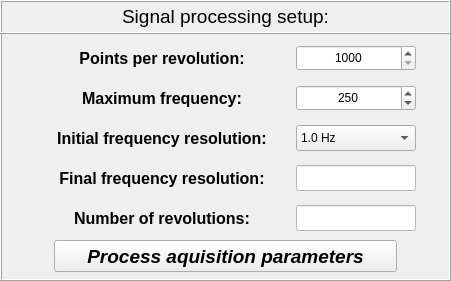
     <widget class="QFrame" name="frame_4">
      <property name="geometry">
       <rect>
        <x>20</x>
        <y>10</y>
        <width>451</width>
        <height>281</height>
       </rect>
      </property>
      <property name="frameShape">
       <enum>QFrame::Box</enum>
      </property>
      <property name="frameShadow">
       <enum>QFrame::Raised</enum>
      </property>
      <widget class="QLabel" name="label_4">
       <property name="geometry">
        <rect>
         <x>0</x>
         <y>0</y>
         <width>451</width>
         <height>34</height>
        </rect>
       </property>
       <property name="font">
        <font>
         <italic>false</italic>
        </font>
       </property>
       <property name="frameShape">
        <enum>QFrame::Box</enum>
       </property>
       <property name="frameShadow">
        <enum>QFrame::Raised</enum>
       </property>
       <property name="text">
        <string>&lt;html&gt;&lt;head/&gt;&lt;body&gt;&lt;p align=&quot;center&quot;&gt;&lt;span style=&quot; font-size:14pt;&quot;&gt;Signal processing setup:&lt;/span&gt;&lt;/p&gt;&lt;/body&gt;&lt;/html&gt;</string>
       </property>
       <property name="alignment">
        <set>Qt::AlignCenter</set>
       </property>
      </widget>
      <widget class="QWidget" name="gridLayoutWidget">
       <property name="geometry">
        <rect>
         <x>34</x>
         <y>40</y>
         <width>387</width>
         <height>199</height>
        </rect>
       </property>
       <layout class="QGridLayout" name="gridLayout">
        <item row="4" column="1">
         <widget class="QLineEdit" name="lineEdit_number_of_revolutions">
          <property name="enabled">
           <bool>false</bool>
          </property>
          <property name="minimumSize">
           <size>
            <width>120</width>
            <height>26</height>
           </size>
          </property>
          <property name="maximumSize">
           <size>
            <width>120</width>
            <height>26</height>
           </size>
          </property>
          <property name="font">
           <font>
            <family>Arial</family>
            <pointsize>12</pointsize>
            <weight>75</weight>
            <italic>true</italic>
            <bold>true</bold>
           </font>
          </property>
          <property name="styleSheet">
           <string notr="true">background-color: rgb(255, 255, 255);
color: rgb(0, 0, 0);</string>
          </property>
          <property name="alignment">
           <set>Qt::AlignCenter</set>
          </property>
         </widget>
        </item>
        <item row="0" column="0">
         <widget class="QLabel" name="label_37">
          <property name="minimumSize">
           <size>
            <width>200</width>
            <height>32</height>
           </size>
          </property>
          <property name="maximumSize">
           <size>
            <width>250</width>
            <height>32</height>
           </size>
          </property>
          <property name="font">
           <font>
            <family>Arial</family>
            <pointsize>12</pointsize>
            <weight>75</weight>
            <italic>false</italic>
            <bold>true</bold>
           </font>
          </property>
          <property name="text">
           <string>Points per revolution:</string>
          </property>
          <property name="alignment">
           <set>Qt::AlignCenter</set>
          </property>
         </widget>
        </item>
        <item row="4" column="0">
         <widget class="QLabel" name="label_40">
          <property name="minimumSize">
           <size>
            <width>200</width>
            <height>32</height>
           </size>
          </property>
          <property name="maximumSize">
           <size>
            <width>250</width>
            <height>32</height>
           </size>
          </property>
          <property name="font">
           <font>
            <family>Arial</family>
            <pointsize>12</pointsize>
            <weight>75</weight>
            <italic>false</italic>
            <bold>true</bold>
           </font>
          </property>
          <property name="text">
           <string>Number of revolutions:</string>
          </property>
          <property name="alignment">
           <set>Qt::AlignCenter</set>
          </property>
         </widget>
        </item>
        <item row="3" column="1">
         <widget class="QLineEdit" name="lineEdit_frequency_resolution">
          <property name="enabled">
           <bool>false</bool>
          </property>
          <property name="minimumSize">
           <size>
            <width>120</width>
            <height>26</height>
           </size>
          </property>
          <property name="maximumSize">
           <size>
            <width>120</width>
            <height>26</height>
           </size>
          </property>
          <property name="font">
           <font>
            <family>Arial</family>
            <pointsize>12</pointsize>
            <weight>75</weight>
            <italic>true</italic>
            <bold>true</bold>
           </font>
          </property>
          <property name="styleSheet">
           <string notr="true">background-color: rgb(255, 255, 255);
color: rgb(0, 0, 0);</string>
          </property>
          <property name="alignment">
           <set>Qt::AlignCenter</set>
          </property>
         </widget>
        </item>
        <item row="3" column="0">
         <widget class="QLabel" name="label_39">
          <property name="minimumSize">
           <size>
            <width>200</width>
            <height>32</height>
           </size>
          </property>
          <property name="maximumSize">
           <size>
            <width>250</width>
            <height>32</height>
           </size>
          </property>
          <property name="font">
           <font>
            <family>Arial</family>
            <pointsize>12</pointsize>
            <weight>75</weight>
            <italic>false</italic>
            <bold>true</bold>
           </font>
          </property>
          <property name="text">
           <string>Final frequency resolution:</string>
          </property>
          <property name="alignment">
           <set>Qt::AlignCenter</set>
          </property>
         </widget>
        </item>
        <item row="2" column="1">
         <widget class="QComboBox" name="comboBox_frequency_resolution">
          <property name="minimumSize">
           <size>
            <width>120</width>
            <height>26</height>
           </size>
          </property>
          <property name="maximumSize">
           <size>
            <width>120</width>
            <height>26</height>
           </size>
          </property>
          <property name="currentIndex">
           <number>3</number>
          </property>
          <item>
           <property name="text">
            <string>0.1 Hz</string>
           </property>
          </item>
          <item>
           <property name="text">
            <string>0.2 Hz</string>
           </property>
          </item>
          <item>
           <property name="text">
            <string>0.5Hz</string>
           </property>
          </item>
          <item>
           <property name="text">
            <string>1.0 Hz</string>
           </property>
          </item>
          <item>
           <property name="text">
            <string>2.0 Hz</string>
           </property>
          </item>
         </widget>
        </item>
        <item row="0" column="1">
         <widget class="QSpinBox" name="spinBox_number_of_points">
          <property name="minimumSize">
           <size>
            <width>120</width>
            <height>26</height>
           </size>
          </property>
          <property name="maximumSize">
           <size>
            <width>120</width>
            <height>26</height>
           </size>
          </property>
          <property name="alignment">
           <set>Qt::AlignCenter</set>
          </property>
          <property name="minimum">
           <number>1000</number>
          </property>
          <property name="maximum">
           <number>10000</number>
          </property>
          <property name="singleStep">
           <number>1000</number>
          </property>
         </widget>
        </item>
        <item row="2" column="0">
         <widget class="QLabel" name="label_38">
          <property name="minimumSize">
           <size>
            <width>200</width>
            <height>32</height>
           </size>
          </property>
          <property name="maximumSize">
           <size>
            <width>250</width>
            <height>32</height>
           </size>
          </property>
          <property name="font">
           <font>
            <family>Arial</family>
            <pointsize>12</pointsize>
            <weight>75</weight>
            <italic>false</italic>
            <bold>true</bold>
           </font>
          </property>
          <property name="text">
           <string>Initial frequency resolution:</string>
          </property>
          <property name="alignment">
           <set>Qt::AlignCenter</set>
          </property>
         </widget>
        </item>
        <item row="1" column="0">
         <widget class="QLabel" name="label_41">
          <property name="minimumSize">
           <size>
            <width>200</width>
            <height>32</height>
           </size>
          </property>
          <property name="maximumSize">
           <size>
            <width>250</width>
            <height>32</height>
           </size>
          </property>
          <property name="font">
           <font>
            <family>Arial</family>
            <pointsize>12</pointsize>
            <weight>75</weight>
            <italic>false</italic>
            <bold>true</bold>
           </font>
          </property>
          <property name="text">
           <string>Maximum frequency:</string>
          </property>
          <property name="alignment">
           <set>Qt::AlignCenter</set>
          </property>
         </widget>
        </item>
        <item row="1" column="1">
         <widget class="QSpinBox" name="spinBox_max_frequency">
          <property name="minimumSize">
           <size>
            <width>120</width>
            <height>26</height>
           </size>
          </property>
          <property name="maximumSize">
           <size>
            <width>120</width>
            <height>26</height>
           </size>
          </property>
          <property name="alignment">
           <set>Qt::AlignCenter</set>
          </property>
          <property name="minimum">
           <number>100</number>
          </property>
          <property name="maximum">
           <number>1000</number>
          </property>
          <property name="singleStep">
           <number>10</number>
          </property>
          <property name="value">
           <number>250</number>
          </property>
         </widget>
        </item>
       </layout>
      </widget>
      <widget class="QPushButton" name="pushButton_process_aquisition_parameters">
       <property name="geometry">
        <rect>
         <x>54</x>
         <y>240</y>
         <width>343</width>
         <height>32</height>
        </rect>
       </property>
       <property name="font">
        <font>
         <family>Arial</family>
         <pointsize>14</pointsize>
         <weight>75</weight>
         <italic>true</italic>
         <bold>true</bold>
        </font>
       </property>
       <property name="text">
        <string>Process aquisition parameters</string>
       </property>
      </widget>
     </widget>
